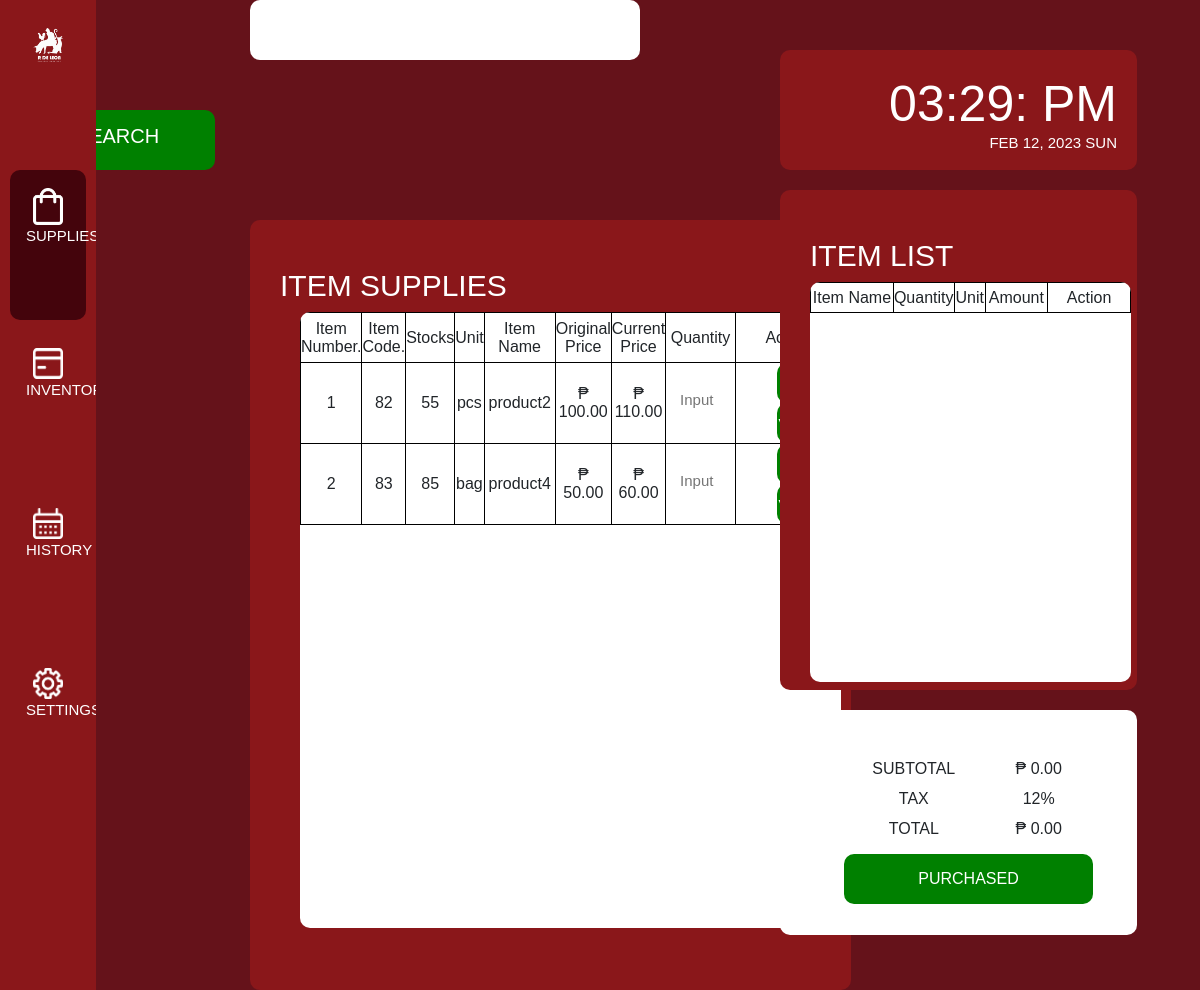
/Admin/admin.php (signed in), run on the app's committed database.
### tables this page shows
CREATE TABLE `table_product` (
  `item_number` int(11) NOT NULL,
  `item_name` varchar(200) NOT NULL,
  `unit` varchar(255) NOT NULL,
  `orig_price` double NOT NULL,
  `price` double NOT NULL,
  `stocks` int(10) NOT NULL,
  `image` varchar(255) NOT NULL,
  `date_edit` varchar(255) NOT NULL,
  `date_added` varchar(255) NOT NULL,
  `product_status` int(11) NOT NULL
);

CREATE TABLE `system_maintinance` (
  `system_id` int(11) NOT NULL,
  `tax` varchar(255) DEFAULT NULL,
  `unit` varchar(255) DEFAULT NULL,
  `date_edit` varchar(255) NOT NULL
);

### Admin/admin.php (the view, shortened to what this page needs)
<?php
include("../config.php");
$times = date(' h:i: a', time());
$dates = date('M d, Y  D', time());
$time = strtoupper($times);
$date = strtoupper($dates);
?>
<!DOCTYPE html>
<html>
<head>
  <link href="https://cdn.jsdelivr.net/npm/bootstrap@5.0.2/dist/css/bootstrap.min.css" rel="stylesheet">
</head>
<body>
<center>
  <ul>
  <li><a class="logo" href="dashboard.php">
        <img src="../images/logos.png"></a></li>
  <li><a class="active" href="admin.php">
        <img src="../images/supplies.png"><br><p>SUPPLIES</p>
  </a></li>
  <li><a href="inventory.php" class="a">
        <img src="../images/inventory.png"><br><p>INVENTORY</p>
  </a></li>
  <li><a class="a" href="history.php">
        <img src="../images/history.png"><br><p>HISTORY</p>
  </a></li>
  <li><a class="a" href="settings.php">
      <img src="../images/settings.png"><br><p>SETTINGS</p>
  </a></li>
</ul>
</center>
    <section>
        <div class="left">
              <div class="left-up">
 <form method="POST" action="sup_search.php">
<input type="text"   name="keyword" required="required" value="<?php echo isset($_POST['keyword']) ? $_POST['keyword'] : '' ?>"/>
<span class="input-group-btn">
<button name="search"><h1 class="hh1">SEARCH</h1><span class="glyphicon glyphicon-search"></span></button>
</span>
</form>
              </div>
              <div class="left-down"><br><br>
                      <h3>
                        ITEM SUPPLIES
                      </h3>
                      <div class="scroll1">
					      <table class="tas1">
                                  <tr>
                                      <td class="sd" width="5%"> Item Number.</td>
                                    <td class="sd" width="5%"> Item Code.</td>
									 <td class="sd" width="5%"> Stocks</td>
									 <td class="sd" width="5%"> Unit</td>
                                          <td class="sd" width="15%"> Item Name</td>
                                          <td class="sd" width="10%">Original Price</td>
                                          <td class="sd" width="10%">Current Price</td>
                                           <td class="sd" width="15%"> Quantity</td>
                                          <td class="sd" width="30%"> Action</td>
                                  </tr>
					  <?php
			$view_query = mysqli_query($conn,"SELECT * from table_product where product_status='0' ");
		$count=0;
		while($row = mysqli_fetch_assoc($view_query)){
			$db_item_number  = $row["item_number"];
			$db_item_name = $row["item_name"];
			$db_orig_price = $row["orig_price"];
			$db_price = $row["price"];
			$db_stocks = $row["stocks"];
			$db_unit = $row["unit"];
			$count++;
			?>
      <form method="POST" >
                                  <tr>
                                          <td class="sd" > <?php echo $count ?></td>
										  <td class="sd" > <?php echo $db_item_number ?></td>
										  <td class="sd" > <?php echo $db_stocks ?></td>
                                          <td class="sd" ><?php echo $db_unit ?></td>
                                          <td class="sd" ><?php echo $db_item_name ?></td>
                                          <td class="sd" >₱ <?php echo number_format($db_orig_price,2) ?></td>
                                          <td class="sd" >₱ <?php echo number_format($db_price,2) ?></td>
                                           <td class="sd" >
                                          <input type="number" class="h1" type="number" min="1" max="100" name="qty" required placeholder="Input here" >
                                           </td>
                                          <td class="sd" >
                  <button type="submit" name="btnAdd"  class="b1">ADD</button>
                                            <button class="b1"><a href='view.php?item_number=<?php echo $db_item_number?>'>VIEW</a></button>
                                            </form>
<?php } ?>
                          </table>
                      </div>
              </div>
        </div>
    </section>
    <section>
      <div class="right">
        <div class="time">
          <br>
                    <h2>
                      <?php echo $time ?> <p class="dt"><?php echo $date ?></p>
                    </h2>
        </div>
        <div class="item-list"><br><br>
                          <h3>
                              ITEM LIST
                          </h3>
                          <div class="ls">
                            <table class="or1">
                                <tr>
                                        <td width="30%" class="td1"> Item Name</td>
                                        <td width="10%" class="td1"> Quantity</td>
                                        <td width="10%" class="td1"> Unit</td>
                                        <td width="20%" class="td1"> Amount</td>
                                        <td width="30%" class="td1"> Action</td>
                                </tr>
                                <?php
                                $subtot=0;
                                ?>
                            </table>
                          </div>
        </div>
        <div class="print">
                  <br>
                  <center>
                  <table>
                    <tr>
                          <td>SUBTOTAL</td>
                          <td>₱ <?php echo number_format($subtot,2)?></td>
                    </tr>
                    <?php
                    $tax="SELECT * FROM `system_maintinance` WHERE tax IS NOT NULL AND  tax <> '' ";
                    $result = $conn->query($tax);
                    $row = $result->fetch_assoc();
                    ?>
                    <tr>
                          <td>TAX</td>
                          <td><?php echo $row['tax'];
                          $tax=$row['tax'] /100;
                          $tax =   $tax * $subtot;
                          $total = $subtot+$tax;
                          ?>%</td>
                    </tr>
                    <tr>
                          <td>TOTAL</td>
                          <td>₱ <?php echo number_format($total,2);?></td>
                    </tr>
                  </table>
                              <button class="purchased" id="purchasebtn" data-value="<?php echo $total?>" data-bs-toggle="modal" data-bs-target="#exampleModal">PURCHASED</button>
                    </center>
        </div>
      </div>
    </section>
</body>
</html>

### Admin/admin.php (style rules this page uses)
* { padding: 0px; margin: 0px; }
body { font-family: helvetica; background-color: #65121a; }
ul { list-style-type: none; margin: 0; padding: 0; width: 8%; background-color: #8a171a; position: fixed; height: 100%; overflow: auto; display: block; }
li a { display: block; color: #000; padding: 8px 16px; text-decoration: none; height: 150px; margin: 10px; }
li .active { background-color: #44040C; color: white; border-radius: 10px; }
img { margin-top: 10px; width: 70%; }
p { color: white; }
.left { width: 65%; background-color: transparent; float: left; height: 979px; }
.right { width: 35%; background-color: transparent; float: left; height: 979px; }
input,button { height: 60px; border-radius: 10px; border: 0px; }
input { width: 50%; margin-left: 250px; font-size: 20px; padding: 2px; }
button { margin-top: 50px; background-color: green; color: white; width: 25%; margin-left: 20px; }
.left-up { width: 100%; }
.left-down { width: 77%; border-radius: 10px; background-color: #8a171a; height: 770px; margin-left: 250px; margin-top: 50px; }
.time { width: 85%; height: 120px; background-color: #8a171a; border-radius: 10px; margin-top: 50px; color: white; }
.item-list { margin-top: 20px; width: 85%; border-radius: 10px; height: 500px; background-color: #8a171a; }
.print { margin-top: 20px; width: 85%; border-radius: 10px; height: 225px; background-color: white; }
h2 { font-size: 50px; text-align: center; margin-right: 20px; text-align: right; }
.dt { font-size: 15px; text-align: right; }
.purchased { width: 70%; margin-top: 10px; height: 50px; }
h3 { color: white; margin-left: 30px; font-size: 30px; }
table { width: 70%; padding-left: 70px; padding-right: 20px; margin-top: 20px; text-align:center; }
tr { height: 30px; }
.scroll1 { margin-left: 50px; width: 90%; height: 80%; background-color: white; overflow: hidden; overflow: scroll; border-radius: 10px; }
.tas1 { width: 100%; border: 1px solid black; margin-top: 0px; border-collapse: collapse; }
.sd { height: 50px; border: 1px solid black; border-collapse: collapse; }
.h1 { margin-left: 10px; width: 80%; height: 50px; font-size: 15px; }
.b1 { width: 40%; margin-top: -0px; height: 40px; }
a { text-decoration:none; font-size:15px; color:white; }
.b1 { font-size: 15px; }
.ls { width: 90%; height: 400px; background-color: white; margin-left: 30px; border-radius: 10px; overflow: hidden; overflow: scroll; }
.or1 { width: 100%; border: 1px solid black; border-collapse: collapse; margin-top: 0px; text-align: center; }
.td1 { border: 1px solid black; }
.hh1 { font-family: helvetica; font-size: 20px; }

### data on the page
table_product: item_number "82", stocks "55", unit "pcs", item_name "product2", orig_price "100.00", price "110.00"
table_product: item_number "83", stocks "85", unit "bag", item_name "product4", orig_price "50.00", price "60.00"
system_maintinance: tax "12"

### other printed values
$time "03:29: PM"
$date "FEB 12, 2023 SUN"
$subtot "0.00"
$total "0.00"
